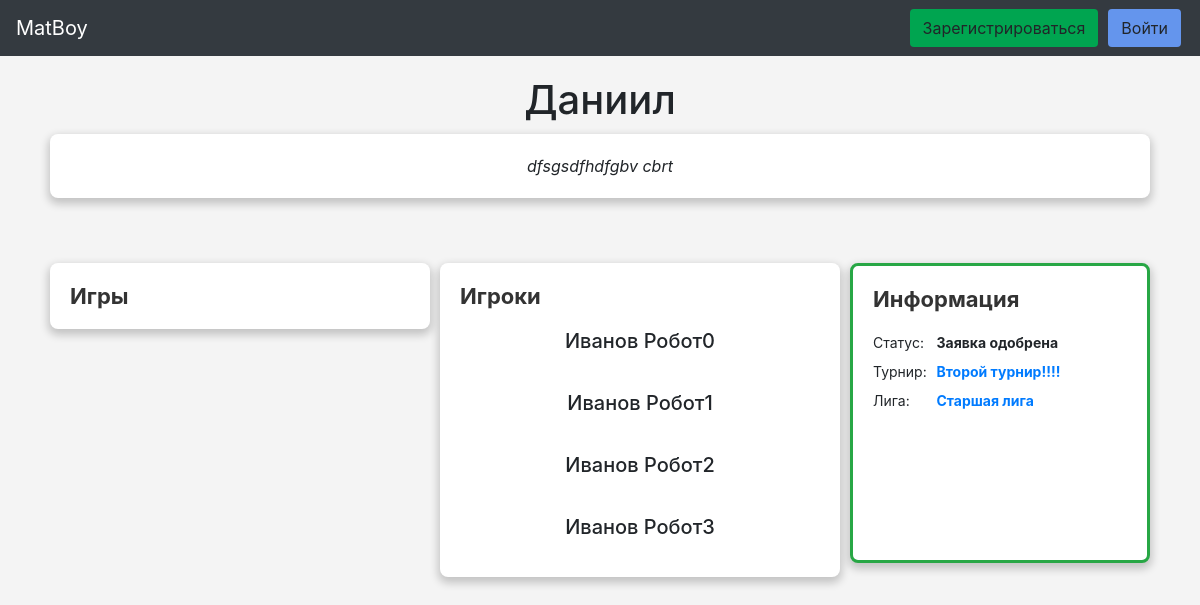
The page /team/3 on the database its author committed.
### data/team.py (models this page shows, shortened)
class Team(BaseModel):
    __tablename__ = "teams"
    __repr_attrs__ = ["name", "tournament"]
    serialize_only = ("id",
                      "name",
                      "motto",
                      "status",
                      "trainer.id",
                      "trainer.email",
                      "trainer.fullname",
                      "tournament.id",
                      "tournament.title",
                      "league.id",
                      "league.title",
                      )
    name = sa.Column(sa.String)
    motto = sa.Column(sa.String, nullable=True)
    status = sa.Column(sa.Integer, default=1)
    trainer_id = sa.Column(sa.Integer, sa.ForeignKey("users.id"), nullable=True)
    tournament_id = sa.Column(sa.Integer, sa.ForeignKey("tournaments.id"), nullable=True)
    league_id = sa.Column(sa.Integer, sa.ForeignKey("leagues.id"), nullable=True)
    trainer = orm.relationship("User", backref="teams_for_train")
    tournament = orm.relationship("Tournament", backref="teams")
    league = orm.relationship("League", backref="teams")
    players = orm.relationship("User", secondary="users_to_teams", backref="teams")

### data/user.py (models this page shows, shortened)
class User(BaseModel, UserMixin):
    __tablename__ = "users"
    __repr_attrs__ = ["surname", "name"]
    serialize_only = ("id",
                      "name",
                      "surname",
                      "patronymic",
                      "fullname",
                      "city",
                      "birthday",
                      "email",
                      "is_creator",
                      )
    short_serialize_only = ("id",
                            'name',
                            'surname',
                            "fullname",
                            "email"
                            )
    surname = sa.Column(sa.String, nullable=False)
    name = sa.Column(sa.String, nullable=False)
    patronymic = sa.Column(sa.String, nullable=True)
    city = sa.Column(sa.String, nullable=True)
    birthday = sa.Column(sa.Date)
    email = sa.Column(sa.String, index=True, unique=True, nullable=True)
    hashed_password = sa.Column(sa.String, nullable=True)
    is_creator = sa.Column(sa.Boolean, default=False)
    @property
    def fullname(self):
        if self.patronymic:
            return f"{self.surname} {self.name} {self.patronymic}"
        else:
            return f"{self.surname} {self.name}"

### data/tournament.py (models this page shows, shortened)
class Tournament(BaseModel):
    __tablename__ = "tournaments"
    __repr_attrs__ = ["title", "chief"]
    title = sa.Column(sa.String, unique=True)
    description = sa.Column(sa.Text, nullable=True)
    place = sa.Column(sa.String, nullable=True)
    start = sa.Column(sa.Date, nullable=True)
    end = sa.Column(sa.Date, nullable=True)
    chief_id = sa.Column(sa.Integer, sa.ForeignKey("users.id"))
    chief = orm.relationship("User", backref="tournaments")

### data/league.py (models this page shows, shortened)
class League(BaseModel):
    __tablename__ = "leagues"
    __repr_attrs__ = ["title", "chief"]
    serialize_only = ("id",
                      "title",
                      "description",
                      "chief.id",
                      "chief.email",
                      "chief.fullname",
                      "tournament.id",
                      "tournament.title",
                      "teams.id",
                      "teams.name",
                      )
    title = sa.Column(sa.String, unique=False)
    description = sa.Column(sa.Text, nullable=True)
    chief_id = sa.Column(sa.Integer, sa.ForeignKey("users.id"))
    tournament_id = sa.Column(sa.Integer, sa.ForeignKey("tournaments.id"))
    chief = orm.relationship("User", backref="leagues")
    tournament = orm.relationship("Tournament", backref="leagues")

### app/web_pages.py (the view)
@blueprint.route("/team/<int:team_id>")
def team_page(team_id):
    session = create_session()
    team = session.query(Team).get(team_id)
    if not team:
        abort(404)
    return render_template("team.html", team=team)

### data/db_session.py (called while the page is built)
def create_session() -> Session:
    global __factory
    return __factory()

### templates/team.html (shortened to what this page needs)
{% extends 'base.html' %}
{% from 'models_macroses.html' import team_status, team_league %}
{% block content %}
<div class="title_container">
  <h1 class="page_title">
    {{team.name}}
  </h1>
</div>
<div class="page_description box">
  {{team.motto}}
</div>
<div class="box_container">
  <div class="box">
    <div class="shadow-box__title">
      Игры
    </div>
  </div>
  <div class="box box-tiny">
    <div class="shadow-box__title">
      Игроки
    </div>
    {% for player in team.players %}
      <div class="centered_block block_link"
           onclick="redirect(event)"
           href="/profile/{{player.id}}"
      >
        <h5 class="item_title">{{player.fullname}}</h5>
      </div>
    {% endfor %}
  </div>
  {% set border_class =  "border-success"
                          if team.status == 2 else
                          "border-warning"
                          if team.status == 1 else "border-danger" %}
  <div class="box square-tiny {{border_class}} border-lg">
    <div class="shadow-box__title">
      Информация
    </div>
    <dl class="row info_in_box">
      <dd class="col-sm-3">Статус:</dd>
      <dt class="col-sm-9">{{team_status(team)}}</dt>
      <dd class="col-sm-3">Турнир:</dd>
      <dt class="col-sm-9">
        <a href="/tournament/{{team.tournament.id}}">
          {{team.tournament.title}}
        </a>
      </dt>
      <dd class="col-sm-3">Лига:</dd>
      <dt class="col-sm-9">{{team_league(team)}}</dt>
    </dl>
  </div>
</div>
{% endblock content %}

### templates/models_macroses.html (shortened to what this page needs)
{% macro team_status(team) %}
  {% if team.status == 2 %}
    Заявка одобрена
  {% elif team.status == 1 %}
    Заявка находится на рассмотрении
  {% else %}
    Заявка отклонена
  {% endif %}
{% endmacro %}
{% macro team_league(team) %}
  {% if team.league %}
    <a href="/league/{{team.league.id}}">{{team.league.title}}
  {% else %}
    Не назначена.
  {% endif %}
{% endmacro %}

### static/css/style.css (style rules this page uses)
body { height: 100%; background: #f4f4f4; font-size: 14px; font-weight: normal; font-family: "-apple-system",BlinkMacSystemFont,Arial,sans-serif; }
.shadow-box__title { -webkit-font-smoothing: antialiased; -moz-osx-font-smoothing: grayscale; display: flex; align-items: center; color: #333; font-size: 22px; line-height: 26px; font-family: "-apple-system",BlinkMacSystemFont,Arial,sans-serif; font-weight: 700; }
.item_title { margin-top: 10px; }
.block_link { cursor: pointer; transition: 0.2s ease-in; border-radius: 20px; }
.centered_block { text-align: center; padding: 10px 10px; width: 100%; box-sizing: border-box; align-items: center; }
.box_container { display: flex; justify-content: center; flex-wrap: wrap-reverse; flex-direction: row; margin: 60px 0px 10px 0px; padding: 0; }
.box { flex-shrink: 0; flex-grow: 1; background: #fff; box-shadow: 0 4px 8px 2px rgba(0,0,0,0.2); border-radius: 8px; padding: 20px; margin: 5px; box-sizing: border-box; align-self: flex-end; }
.box-tiny { max-width: 400px; }
.square-tiny { max-width: 300px; height: 300px; }
.info_in_box { width: 100%; padding: 20px 0; height: 100%; }
@media (min-width: 300px) { .col-sm-3 { flex: 0 0 25%; max-width: 25%; } }
@media (min-width: 300px) { .col-sm-9 { flex: 0 0 75%; max-width: 75%; } }
@media (min-width: 300px) { .info_in_box { height: 50%; } }
.title_container { display: flex; flex-direction: column; align-items: center; justify-content: center; margin-bottom: 10px; margin-top: 20px; }
.page_title { margin: 0 6px 0 6px; }
.page_description { text-align: center; font-size: 16px; font-style: italic; }
.border-lg { border: 3px solid; }

### rows shown on the page
Team: name "Даниил", motto "dfsgsdfhdfgbv cbrt"
User: fullname "Иванов Робот0"
User: fullname "Иванов Робот1"
User: fullname "Иванов Робот2"
User: fullname "Иванов Робот3"
Tournament: tournament "Второй турнир!!!!"
League: league "Старшая лига"
